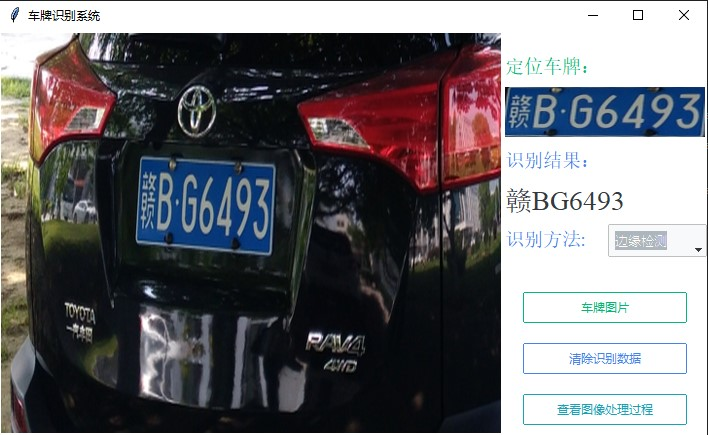
#> input picture monitoring/plate_detect_ReferenceFiles/pic/02.jpg, 708 x 435 px
$ python -i image_processor.py   (imports and definitions only)   (older library calls are emulated)
#> lines starting #> are read from the running program, lines starting #| are printed output that depends on the picture; after the words box and inside, x2 and y2 are one past the last pixel; in counts of white or black regions, pixels touching at a corner belong together
### config.py
# -*- coding: utf-8 -*-
"""
配置文件 - 车牌识别系统
包含所有系统配置参数和常量定义
"""

import os
from typing import Dict, List, Tuple

class Config:
    """系统配置类"""

    # === 基础配置 ===
    DEBUG = True
    LOG_LEVEL = "INFO"
    LOG_FILE = "license_plate_recognition.log"

    # === API配置 ===
    GEMINI_API_KEY = "AIzaSyARL4h588FeWT-eSUdQPqfZeWcmifLDjb0"  # 请替换为您的API密钥
    FLASK_HOST = "0.0.0.0"
    FLASK_PORT = 5000

    # === OCR引擎配置 ===
    TESSERACT_CMD = r'E:\application\PDF24\tesseract\tesseract.exe'  # 请根据实际路径修改
    TESSERACT_CONFIG = r'--oem 3 --psm 8 -c tessedit_char_whitelist=0123456789ABCDEFGHIJKLMNOPQRSTUVWXYZabcdefghijklmnopqrstuvwxyz京沪津渝冀豫云辽黑湘皖鲁新苏浙赣鄂桂甘晋蒙陕吉闽贵粤青藏川宁琼'

    # === PaddleOCR配置 ===
    PADDLE_USE_ANGLE_CLS = True
    PADDLE_LANG = 'ch'
    PADDLE_USE_GPU = False  # 如果有GPU可设为True

    # === 图像处理参数 ===
    IMAGE_MAX_SIZE = (1920, 1080)
    PLATE_MIN_AREA = 500
    PLATE_MAX_AREA = 50000
    PLATE_ASPECT_RATIO_MIN = 1.5
    PLATE_ASPECT_RATIO_MAX = 8.0

    # === 车牌格式配置 ===
    PROVINCES = ['京', '津', '沪', '渝', '冀', '豫', '云', '辽', '黑', '湘', '皖',
                '鲁', '新', '苏', '浙', '赣', '鄂', '桂', '甘', '晋', '蒙', '陕',
                '吉', '闽', '贵', '粤', '青', '藏', '川', '宁', '琼']

    PLATE_PATTERN = r'^[京津沪渝冀豫云辽黑湘皖鲁新苏浙赣鄂桂甘晋蒙陕吉闽贵粤青藏川宁琼][A-Z][0-9A-Z]{4,6}$'

    # === CRNN模型配置 ===
    MODEL_INPUT_SIZE = (120, 32)  # 宽x高
    MODEL_CHANNELS = 3
    NUM_CLASSES = 68  # 车牌字符类别数

    # === 数据增强参数 ===
    AUGMENTATION_CONFIG = {
        'rotation_range': 10,
        'width_shift_range': 0.1,
        'height_shift_range': 0.1,
        'shear_range': 0.1,
        'zoom_range': 0.1,
        'brightness_range': (0.8, 1.2),
        'noise_factor': 0.05
    }

    # === 性能监控配置 ===
    MONITORING_ENABLED = True
    PROMETHEUS_PORT = 8000
    MAX_REQUEST_TIME = 30  # 秒

    # === 文件路径配置 ===
    BASE_DIR = os.path.dirname(os.path.abspath(__file__))
    MODELS_DIR = os.path.join(BASE_DIR, "models")
    LOGS_DIR = os.path.join(BASE_DIR, "logs")
    TEMP_DIR = os.path.join(BASE_DIR, "temp")
    TEST_DATA_DIR = os.path.join(BASE_DIR, "test_data")

    # === 模型文件路径 ===
    CRNN_MODEL_PATH = os.path.join(MODELS_DIR, "crnn_plate_model.h5")
    DETECTION_MODEL_PATH = os.path.join(MODELS_DIR, "plate_detector.xml")

    # === 颜色范围配置（HSV） ===
    BLUE_PLATE_HSV_RANGE = {
        'lower': (100, 50, 50),
        'upper': (130, 255, 255)
    }

    GREEN_PLATE_HSV_RANGE = {
        'lower': (40, 50, 50),
        'upper': (80, 255, 255)
    }

    YELLOW_PLATE_HSV_RANGE = {
        'lower': (20, 50, 50),
        'upper': (30, 255, 255)
    }

    # === 识别置信度阈值 ===
    CONFIDENCE_THRESHOLD = {
        'tesseract': 60,
        'paddle': 0.8,
        'gemini': 0.7,
        'crnn': 0.85
    }

    # === 系统性能参数 ===
    MAX_CONCURRENT_REQUESTS = 10
    CACHE_SIZE = 100
    REQUEST_TIMEOUT = 30

    @classmethod
    def ensure_directories(cls):
        """确保必要的目录存在"""
        for directory in [cls.MODELS_DIR, cls.LOGS_DIR, cls.TEMP_DIR, cls.TEST_DATA_DIR]:
            os.makedirs(directory, exist_ok=True)

    # [6 lines left out: function get_character_set, not called in this run]

# 错误码定义
class ErrorCodes:
    """错误码定义"""
    SUCCESS = 0
    IMAGE_LOAD_ERROR = 1001
    PLATE_NOT_FOUND = 1002
    OCR_ERROR = 1003
    MODEL_ERROR = 1004
    API_ERROR = 1005
    VALIDATION_ERROR = 1006
    TIMEOUT_ERROR = 1007

    # [14 lines left out: function get_error_message, not called in this run]

# 初始化配置
Config.ensure_directories()

### image_processor.py
# -*- coding: utf-8 -*-
"""
高级图像预处理模块 - 车牌识别系统
包含多种图像预处理和增强技术，用于提高识别准确率
"""

import cv2
import numpy as np
from typing import List, Tuple, Optional, Dict, Any
import logging
from skimage import exposure, restoration, filters, morphology
from skimage.util import random_noise
import imutils
from config import Config

class AdvancedImageProcessor:
    """高级图像处理器"""

    def __init__(self):
        self.logger = logging.getLogger(__name__)

    def preprocess_image(self, image: np.ndarray, method: str = "comprehensive") -> Dict[str, np.ndarray]:
        """
        综合图像预处理

        Args:
            image: 输入图像
            method: 预处理方法 ("basic", "comprehensive", "adaptive")

        Returns:
            Dict: 包含多种预处理结果的字典
        """
        try:
            results = {}

            # 原始图像
            results['original'] = image.copy()

            # 基础预处理
            if method in ["basic", "comprehensive", "adaptive"]:
                results.update(self._basic_preprocessing(image))

            # 综合预处理
            if method in ["comprehensive", "adaptive"]:
                results.update(self._comprehensive_preprocessing(image))

            # 自适应预处理
            if method == "adaptive":
                results.update(self._adaptive_preprocessing(image))

            return results

        except Exception as e:
            self.logger.error(f"图像预处理失败: {e}")
            return {"original": image}

    def _basic_preprocessing(self, image: np.ndarray) -> Dict[str, np.ndarray]:
        """基础预处理"""
        results = {}

        # 灰度化
        if len(image.shape) == 3:
            gray = cv2.cvtColor(image, cv2.COLOR_BGR2GRAY)
        else:
            gray = image.copy()
        results['gray'] = gray

        # 高斯滤波去噪
        denoised = cv2.GaussianBlur(gray, (5, 5), 0)
        results['denoised'] = denoised

        # 自适应直方图均衡化
        clahe = cv2.createCLAHE(clipLimit=2.0, tileGridSize=(8, 8))
        enhanced = clahe.apply(gray)
        results['enhanced'] = enhanced

        # 二值化
        _, binary_otsu = cv2.threshold(gray, 0, 255, cv2.THRESH_BINARY + cv2.THRESH_OTSU)
        results['binary_otsu'] = binary_otsu

        # 自适应二值化
        binary_adaptive = cv2.adaptiveThreshold(
            gray, 255, cv2.ADAPTIVE_THRESH_GAUSSIAN_C, cv2.THRESH_BINARY, 11, 2
        )
        results['binary_adaptive'] = binary_adaptive

        return results

    def _comprehensive_preprocessing(self, image: np.ndarray) -> Dict[str, np.ndarray]:
        """综合预处理"""
        results = {}

        # 获取基础处理结果
        basic_results = self._basic_preprocessing(image)
        gray = basic_results['gray']

        # Retinex增强（解决光照不均）
        retinex = self._multiscale_retinex(gray)
        results['retinex'] = retinex

        # 顶帽变换（突出明亮区域）
        kernel = cv2.getStructuringElement(cv2.MORPH_RECT, (17, 17))
        tophat = cv2.morphologyEx(gray, cv2.MORPH_TOPHAT, kernel)
        results['tophat'] = tophat

        # 黑帽变换（突出暗色区域）
        blackhat = cv2.morphologyEx(gray, cv2.MORPH_BLACKHAT, kernel)
        results['blackhat'] = blackhat

        # 梯度增强
        gradient_x = cv2.Sobel(gray, cv2.CV_64F, 1, 0, ksize=3)
        gradient_y = cv2.Sobel(gray, cv2.CV_64F, 0, 1, ksize=3)
        gradient = np.sqrt(gradient_x**2 + gradient_y**2)
        gradient = np.uint8(gradient / gradient.max() * 255)
        results['gradient'] = gradient

        # 边缘增强
        edges_canny = cv2.Canny(gray, 50, 150)
        results['edges_canny'] = edges_canny

        # 形态学处理
        kernel_morph = cv2.getStructuringElement(cv2.MORPH_RECT, (3, 3))
        morph_close = cv2.morphologyEx(basic_results['binary_otsu'], cv2.MORPH_CLOSE, kernel_morph)
        morph_open = cv2.morphologyEx(morph_close, cv2.MORPH_OPEN, kernel_morph)
        results['morph_processed'] = morph_open

        return results

    # [39 lines left out: function _adaptive_preprocessing, not called in this run]

    def _multiscale_retinex(self, image: np.ndarray, scales: List[int] = [15, 80, 250]) -> np.ndarray:
        """多尺度Retinex算法"""
        def single_scale_retinex(img, scale):
            blurred = cv2.GaussianBlur(img.astype(np.float32), (0, 0), scale)
            retinex = np.log10(img.astype(np.float32) + 1) - np.log10(blurred + 1)
            return retinex

        retinex = np.zeros_like(image, dtype=np.float32)
        for scale in scales:
            retinex += single_scale_retinex(image, scale)

        retinex = retinex / len(scales)

        # 归一化到0-255
        retinex = (retinex - retinex.min()) / (retinex.max() - retinex.min()) * 255
        return retinex.astype(np.uint8)

    # [132 lines left out: functions enhance_plate_region, generate_augmented_data, remove_background_noise, correct_skew, not called in this run]

>>> import cv2
>>> picture = cv2.imread('monitoring/plate_detect_ReferenceFiles/pic/02.jpg')
#> picture is the input picture: shape (435, 708, 3); mean B, G, R 113.5, 110, 111.8
>>> result = AdvancedImageProcessor().preprocess_image(picture)
#> in _basic_preprocessing, `_, binary_otsu = cv2.threshold(gray, 0, 255, cv2.THRESH_BINARY + cv2.T..`:
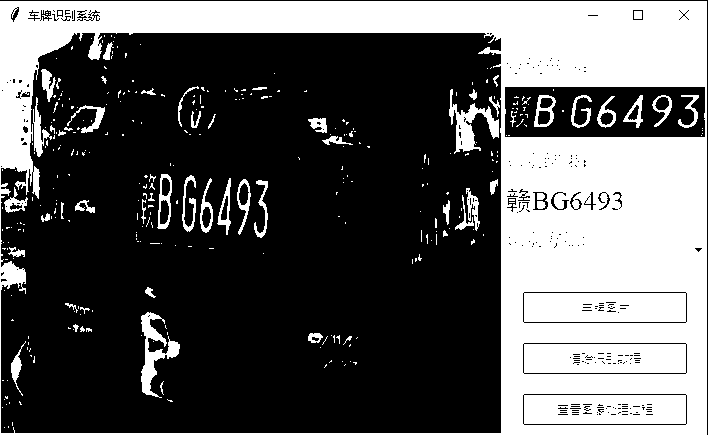
#> binary_otsu: shape (435, 708); 35.8% white; 325 white regions (266 under 20 px), largest, box (x1, y1, x2, y2) and area: (0, 1, 707, 435) 100077, (141, 312, 180, 398) 1183, (449, 89, 499, 154) 1115
#> in _basic_preprocessing, `binary_adaptive = cv2.adaptiveThreshold( gray, 255, cv2.ADAPTIVE_THRES..`:
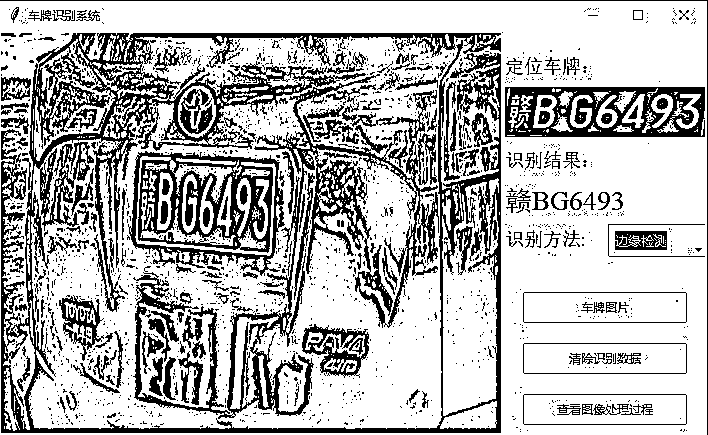
#> binary_adaptive: shape (435, 708); 71.6% white; 1898 black regions (1691 under 20 px), largest, box (x1, y1, x2, y2) and area: (1, 33, 501, 433) 30143, (133, 74, 438, 419) 14401, (128, 151, 285, 276) 7890
#> in _comprehensive_preprocessing, `basic_results = self._basic_preprocessing(image)`: basic_results = 5 items
#> the loop in _multiscale_retinex, `for scale in scales:` made 3 passes
#> pass 1, in single_scale_retinex, `blurred = cv2.GaussianBlur(img.astype(np.float32), (0, 0), scale)`:
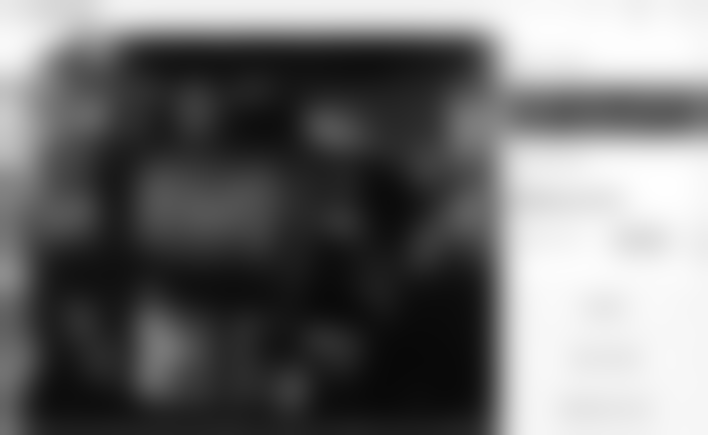
#> blurred: shape (435, 708) float32; min 8.66, max 254.6, mean 111.1
#> after the loop in _multiscale_retinex, `for scale in scales:`:
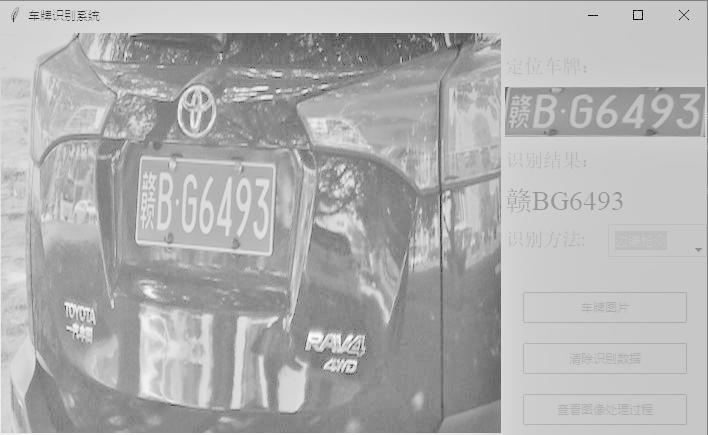
#> retinex: shape (435, 708) float32; min -6.93, max 2.25, mean -0.569; drawn with min black and max white
#> in _comprehensive_preprocessing, `gradient_y = cv2.Sobel(gray, cv2.CV_64F, 0, 1, ksize=3)`:
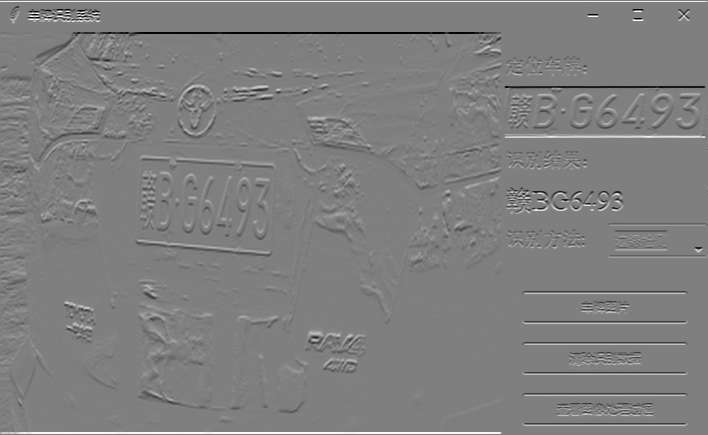
#> gradient_y: shape (435, 708) float64; min -1018, max 1018, mean 2; drawn with min black and max white
#> in _comprehensive_preprocessing, `edges_canny = cv2.Canny(gray, 50, 150)`:
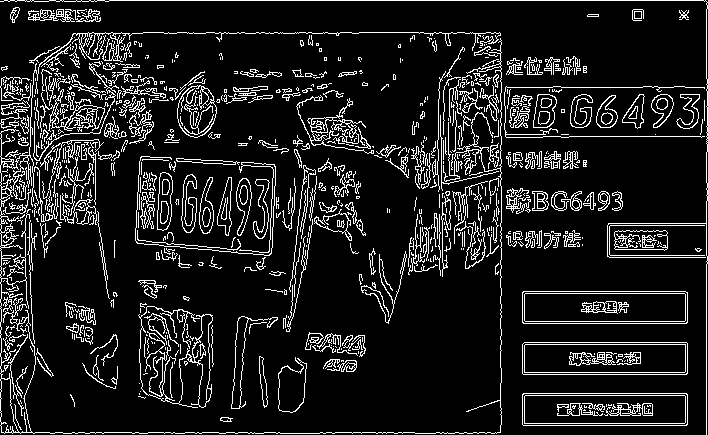
#> edges_canny: shape (435, 708); 11.6% white in thin lines or dots
#> in _comprehensive_preprocessing, `morph_close = cv2.morphologyEx(basic_results['binary_otsu'], cv2.MORPH..`: morph_close: shape (435, 708); 37.5% white; 209 white regions (161 under 20 px), largest, box (x1, y1, x2, y2) and area: (0, 0, 708, 435) 107354, (141, 312, 180, 398) 1221, (455, 188, 480, 231) 503
#> in _comprehensive_preprocessing, `morph_open = cv2.morphologyEx(morph_close, cv2.MORPH_OPEN, kernel_morph)`:
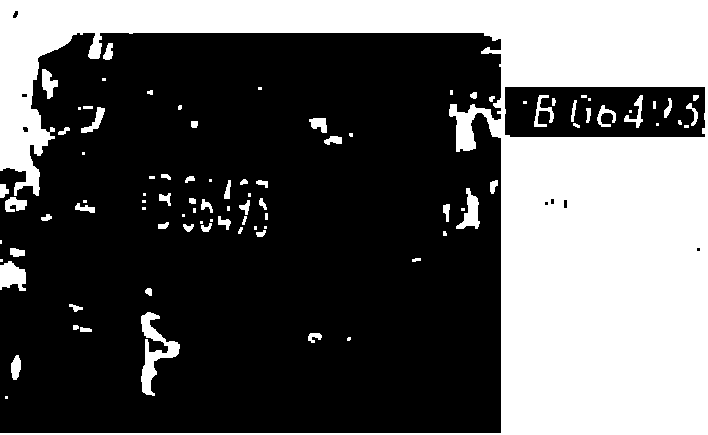
#> morph_open: shape (435, 708); 36.5% white; 92 white regions (34 under 20 px), largest, box (x1, y1, x2, y2) and area: (0, 0, 708, 435) 105336, (141, 312, 180, 396) 1177, (0, 261, 26, 291) 563
#> result = 12 items

$ run again, on monitoring/plate_detect_ReferenceFiles/pic/01.png
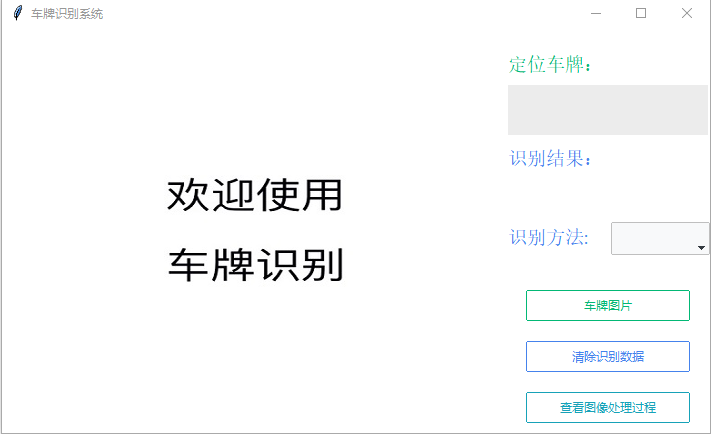
#> input picture monitoring/plate_detect_ReferenceFiles/pic/01.png, 711 x 434 px
#> picture is the input picture: shape (434, 711, 3); mean B, G, R 250, 249.7, 248.6
#> in _basic_preprocessing, `_, binary_otsu = cv2.threshold(gray, 0, 255, cv2.THRESH_BINARY + cv2.T..`:
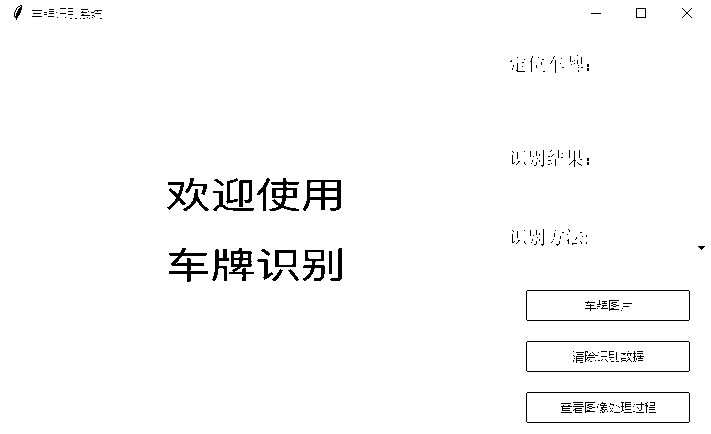
#> binary_otsu: shape (434, 711); 97.9% white; 246 black regions (209 under 20 px), largest, box (x1, y1, x2, y2) and area: (303, 180, 341, 211) 541, (169, 248, 208, 282) 446, (269, 178, 299, 211) 407
#> binary_adaptive: shape (434, 711); 96.4% white; black in thin lines or dots
#> basic_results = 5 items
#> edges_canny: shape (434, 711); 3.4% white in thin lines or dots
#> in _comprehensive_preprocessing, `morph_close = cv2.morphologyEx(basic_results['binary_otsu'], cv2.MORPH..`:
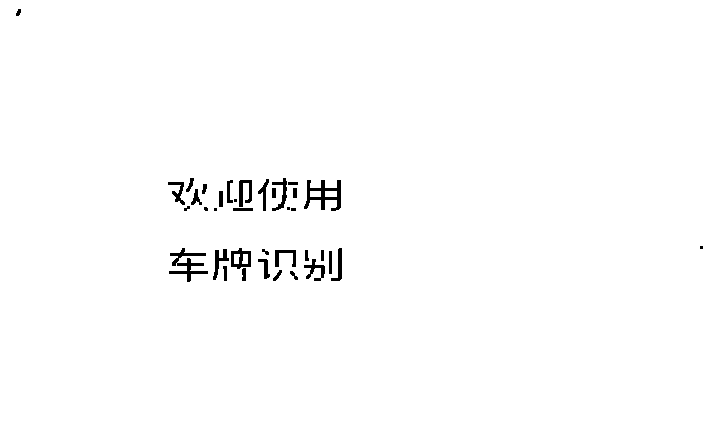
#> morph_close: shape (434, 711); 98.9% white; 37 black regions (7 under 20 px), largest, box (x1, y1, x2, y2) and area: (304, 180, 341, 211) 489, (169, 248, 208, 282) 434, (231, 248, 251, 269) 231
#> morph_open: shape (434, 711); 98.8% white; 30 black regions (4 under 20 px), largest, box (x1, y1, x2, y2) and area: (304, 180, 341, 211) 489, (213, 248, 251, 281) 476, (169, 248, 208, 282) 452
#> result = 12 items

$ run again, on monitoring/plate_detect_ReferenceFiles/pic/035.png
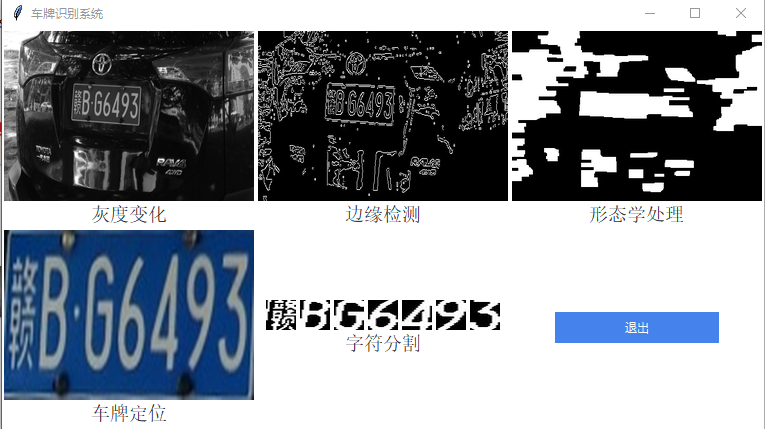
#> input picture monitoring/plate_detect_ReferenceFiles/pic/035.png, 765 x 429 px
#> picture is the input picture: shape (429, 765, 3); mean B, G, R 153.8, 147, 141.8
#> binary_otsu: shape (429, 765); 52.7% white; 273 black regions (229 under 20 px), largest, box (x1, y1, x2, y2) and area: (258, 31, 508, 201) 40333, (4, 31, 254, 201) 39525, (4, 230, 254, 400) 33602
#> in _basic_preprocessing, `binary_adaptive = cv2.adaptiveThreshold( gray, 255, cv2.ADAPTIVE_THRES..`:
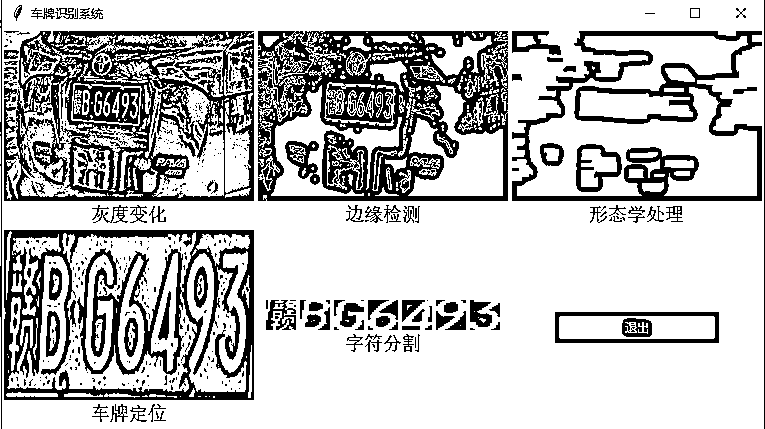
#> binary_adaptive: shape (429, 765); 75.1% white; 609 black regions (498 under 20 px), largest, box (x1, y1, x2, y2) and area: (258, 31, 508, 201) 21160, (4, 31, 254, 201) 19215, (4, 230, 254, 400) 15436
#> basic_results = 5 items
#> edges_canny: shape (429, 765); 9% white in thin lines or dots
#> morph_close: shape (429, 765); 53.9% white; 61 black regions (13 under 20 px), largest, box (x1, y1, x2, y2) and area: (4, 31, 254, 201) 39024, (258, 31, 508, 201) 38652, (4, 230, 254, 400) 33474
#> in _comprehensive_preprocessing, `morph_open = cv2.morphologyEx(morph_close, cv2.MORPH_OPEN, kernel_morph)`:
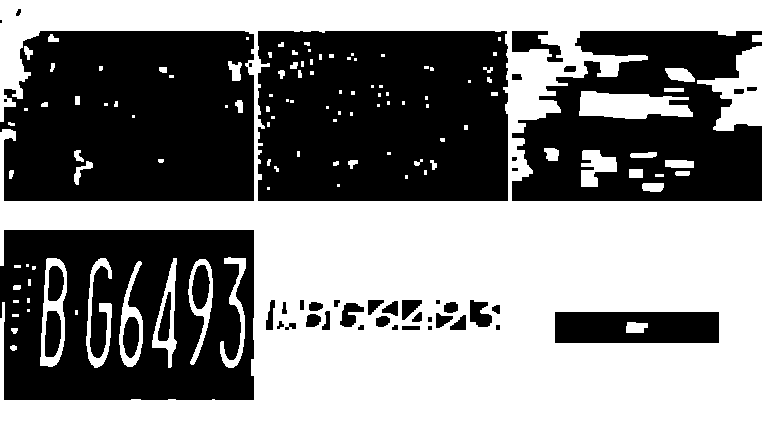
#> morph_open: shape (429, 765); 52.8% white; 48 black regions (7 under 20 px), largest, box (x1, y1, x2, y2) and area: (258, 31, 508, 201) 41027, (0, 31, 254, 201) 39915, (0, 230, 254, 400) 34021
#> result = 12 items
